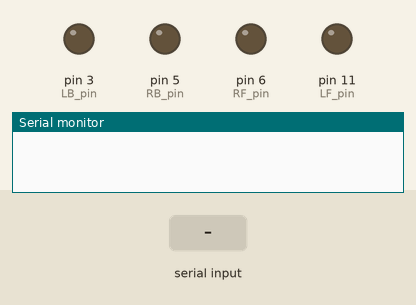
This program was run on a simulated Arduino Uno, built with avr-gcc and run on an emulated ATmega328P. Parts: output pins drawn as LEDs (lit = HIGH), the last lines printed to the serial monitor. The test bench sets the inputs (shaded band).

Above: at 1.2 s.
1.3 s: ";" received over Serial
At 1.8 s:
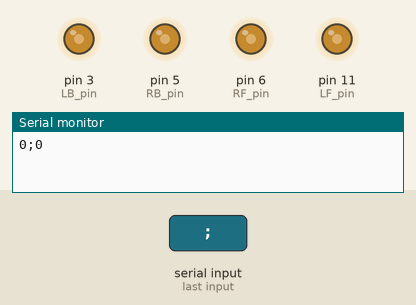
2.9 s: "90;45\n" received over Serial
At 4.1 s:
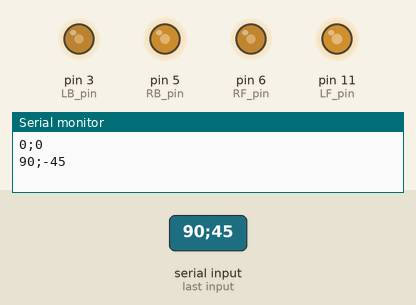
4.6 s: "30;150\n" received over Serial
At 5.5 s:
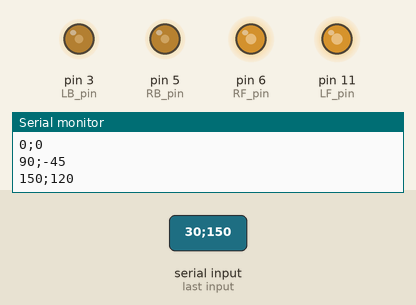
Timing chart, 0 to 7.6 s (numbered marks = the images above; inputs shaded):
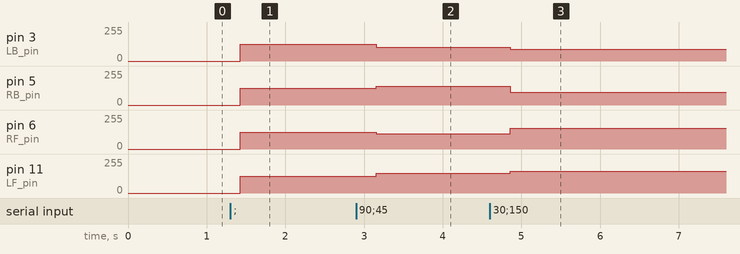

Measured:
- after the input at 1.3 s, pin 3 (LB_pin), pin 5 (RB_pin), pin 6 (RF_pin), pin 11 (LF_pin): 0/255 → 127/255 after 0.13 s
- after the input at 2.9 s, pin 3 (LB_pin): 127/255 → 105/255 after 0.26 s; pin 5 (RB_pin): 127/255 → 139/255 after 0.26 s; pin 6 (RF_pin): 127/255 → 115/255 after 0.26 s; pin 11 (LF_pin): 127/255 → 149/255 after 0.26 s
- after the input at 4.6 s, pin 3 (LB_pin): 105/255 → 90/255 after 0.26 s; pin 5 (RB_pin): 139/255 → 97/255 after 0.26 s; pin 6 (RF_pin): 115/255 → 157/255 after 0.26 s; pin 11 (LF_pin): 149/255 → 164/255 after 0.26 s

The program:

main.cpp
```cpp
#include <Arduino.h>

int x = 0;
int y = 0;
//timer 1 pins
// int RF_pin = 10;
// int RB_pin = 9;
//timer 0 pins
int RF_pin = 6;
int RB_pin = 5;
//timer 2 pins
int LF_pin = 11;
int LB_pin = 3;

unsigned long time = 0;
String inputStr = "";
#define INTERVAL 100
#define MEIO 127
void setup()
{
  Serial.begin(9600);
  pinMode(LF_pin, OUTPUT);
  pinMode(LB_pin, OUTPUT);
  pinMode(RF_pin, OUTPUT);
  pinMode(RB_pin, OUTPUT);

  TCCR0B = _BV(CS21);
  TCCR2B = _BV(CS21);
}

void newcheck()
{

	int valorL = y+x;
	int valorR = y-x;
	int _y = abs(y);
	int _x = abs(x);
	int modulo = _y - _x;
	// int _y_x = abs(modulo);
	if ((x^y) < 0) valorR += (modulo < 0) ? -y : x;
	else valorL -= (modulo < 0) ? y : x;
  Serial.print(valorL);
  Serial.print(";");
  Serial.print(valorR);
  Serial.println();

  TCCR0A = _BV(COM0A1) | _BV(COM0B1) | _BV(WGM20);
  TCCR2A = _BV(COM2A1) | _BV(COM2B1) | _BV(WGM20);
  OCR0A = MEIO + (valorR >> 2);
  OCR0B = MEIO - (valorR >> 2);
  OCR2A = MEIO + (valorL >> 2);
  OCR2B = MEIO - (valorL >> 2);
}

void loop()
{
  // unsigned long newtime = millis();
  // if ((newtime - time) > INTERVAL)
  // {
  //   newcheck();
  //   time = millis();
  // }

}

void serialEvent()
{
  if (Serial.available()) {
    inputStr = Serial.readString();
    //int len = sizeof(inputStr);

    // Remove b' vindo da aplicação em python
    inputStr.replace("b'","");

    // Dá split na string recebida
    int dotcommaIndex = inputStr.indexOf(";");
    if (dotcommaIndex > 0) {
      String pwmxStr = inputStr.substring(0, dotcommaIndex);
      String pwmyStr = inputStr.substring(dotcommaIndex + 1);

      // x = (pwmxStr.toFloat());
      // y = (pwmyStr.toFloat());
      x = (pwmxStr.toInt());
      y = (pwmyStr.toInt());
    }
    newcheck();
  }
}
```
